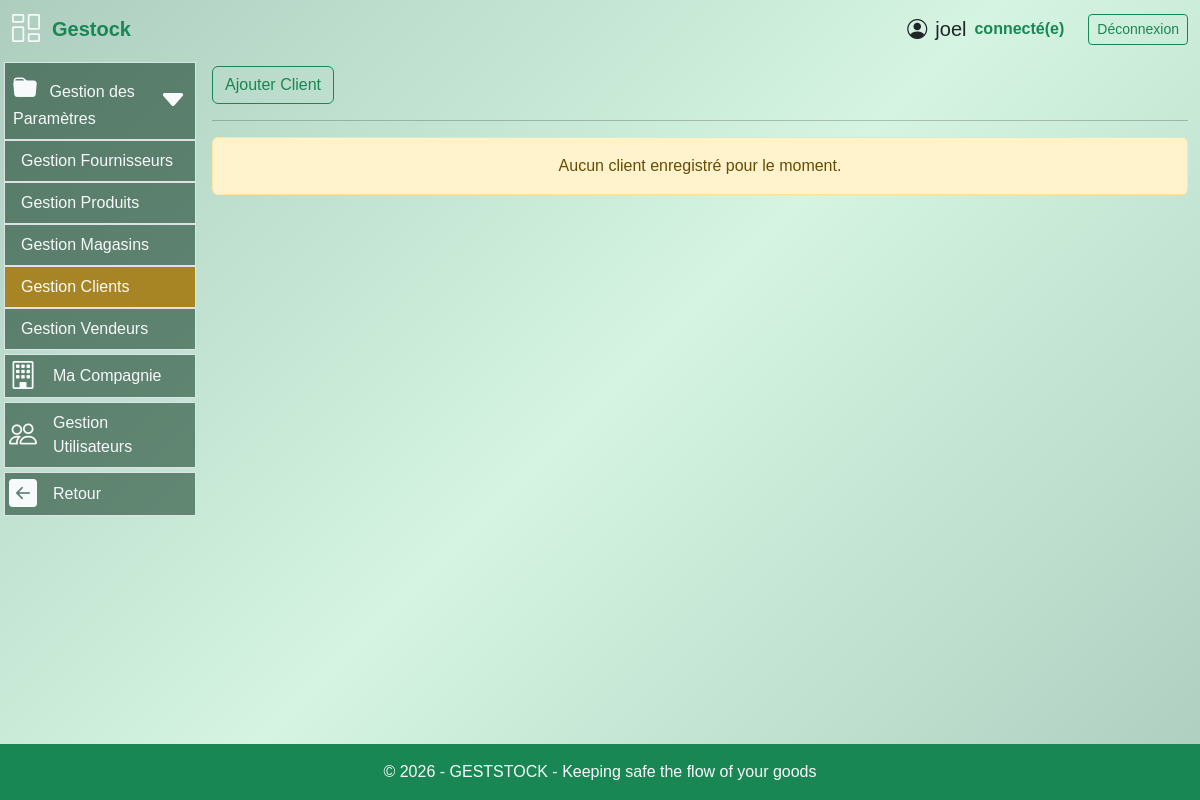
The app's page /gestion_materiel/client (signed in), older data.
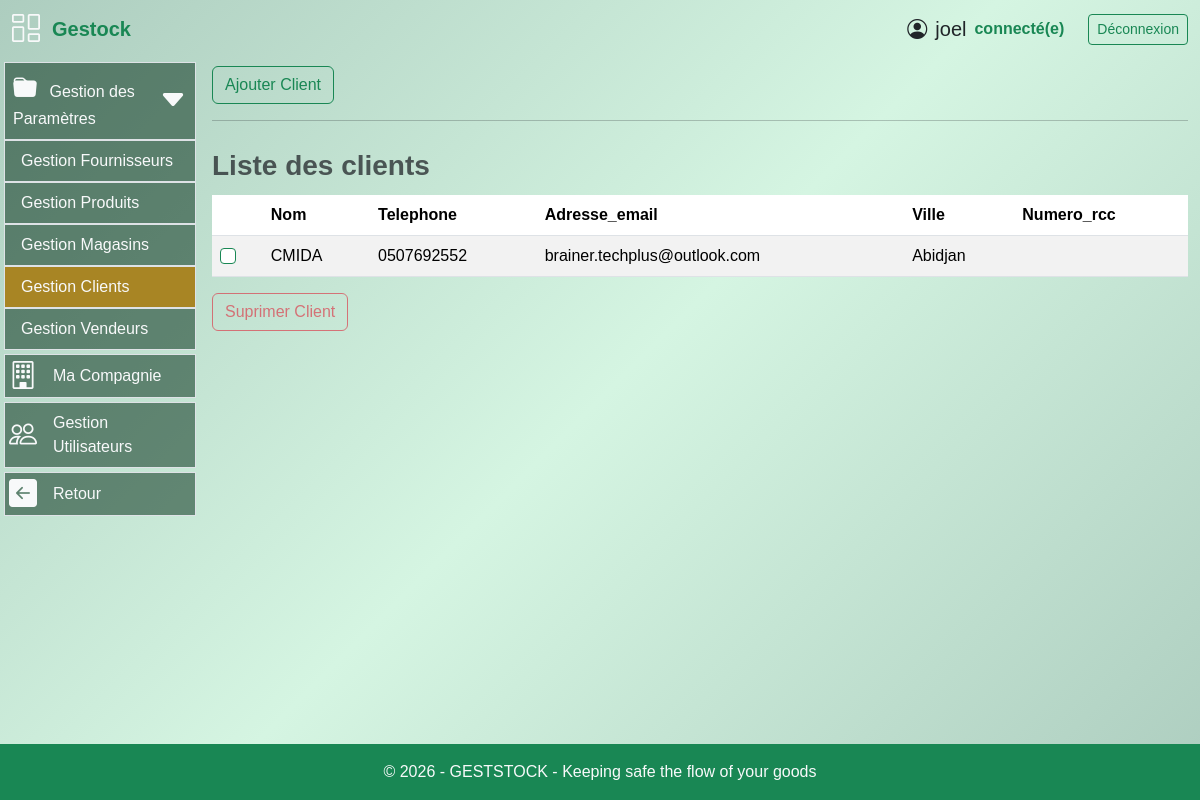
The same page, newer data.
### models.py (models this page shows, shortened)
class Client(db.Model):
    id = db.Column(db.Integer, primary_key=True)
    nom_client = db.Column(db.String(100), nullable=False)
    telephone = db.Column(db.String(30))
    adresse_email = db.Column(db.String(255))
    ville = db.Column(db.String(100))
    numero_rcc = db.Column(db.String(50))

### routes.py (the view, shortened to what this page needs)
@app.route('/gestion_materiel/client', methods=['GET', 'POST'])
@login_required
def client():
  form = ClientForm(csrf_enabled=False)
  clients = Client.query.order_by(Client.nom_client).all()
  return render_template('client.html', form=form, clients=clients)

### forms.py
class ClientForm(FlaskForm):
    nom_client = StringField("Nom client", validators=[DataRequired()])
    telephone = StringField("Telephone", validators=[DataRequired()])
    adresse_email = StringField("Adresse")
    ville = StringField("Ville", validators=[DataRequired()])
    numero_rcc = StringField("RCC")
    submit = SubmitField("Enregistrer")

### routes.py (called while the page is built)
@app.after_request
def disable_cache(response):
    response.headers["Cache-Control"] = "no-store, no-cache, must-revalidate, private"
    response.headers["Pragma"] = "no-cache"
    response.headers["Expires"] = "0"
    return response

@login_manager.user_loader
def load_user(user_id):
    return User.query.get(int(user_id))

@app.context_processor
def utility_processor():
    def is_active(prefix):
        return request.endpoint and prefix in request.endpoint
    return dict(is_active=is_active)

### templates/client.html (shortened to what this page needs)
{% extends "base.html" %}
{% block content %}
<div class="py-2">
<div class="row">
    <div class="col">
        <a class="btn btn-outline-success" data-bs-toggle="modal"
        data-bs-target="#addclientmodal">Ajouter Client</a>
    </div>
</div>
<hr>
{% if clients %}
      <form action="{{ url_for('delete_clients') }}" method="post">
        <table class="table caption-top table-striped px-1">
          <caption class="fs-3 fw-semibold">
            Liste des clients
        </caption>
      <thead>
        <tr>
          <th scope="col"></th>
          <th scope="col">Nom</th>
          <th scope="col">Telephone</th>
          <th scope="col">Adresse_email</th>
          <th scope="col">Ville</th>
          <th scope="col">Numero_rcc</th>
        </tr>
      </thead>
      <tbody>
        {% for client in clients %}
        <tr class="client-row"
            data-id="{{ client.id }}"
            data-nom="{{ client.nom_client }}"
            data-telephone="{{ client.telephone }}"
            data-adresse="{{ client.adresse_email }}"
            data-ville="{{ client.ville }}"
            data-rcc="{{ client.numero_rcc }}"
            style="cursor:pointer">
          <td>
            <input class="form-check-input border-success client-checkbox"
            name="client_ids"
            type="checkbox" value="{{client.id}}">
          </td>
          <td>{{client.nom_client.upper()}}</td>
          <td>{{client.telephone}}</td>
          <td>{{client.adresse_email}}</td>
          <td>{{client.ville}}</td>
          <td>{{client.numero_rcc}}</td>
        </tr>
        {% endfor %}
      </tbody>
    </table>
    <button type="submit" class="btn btn-outline-danger"
      onclick="return confirm('Voulez-vous supprimer ce ou ces clients ?')">Suprimer Client
    </button>
    </form>
</div>
{% else %}
<div class="alert alert-warning text-center">
        Aucun client enregistré pour le moment.
    </div>
{% endif %}
</div>
{% endblock %}

Row changes from the older to the newer data that the page shows:
added Client: nom_client "CMIDA", telephone "0507692552", adresse_email "brainer.techplus@outlook.com", ville "Abidjan"
Text that changed along with them:
text no longer shown: "Aucun client enregistré pour le moment."
text now shown: "Liste des clients Nom Telephone Adresse_email Ville Numero_rcc Suprimer Client"
